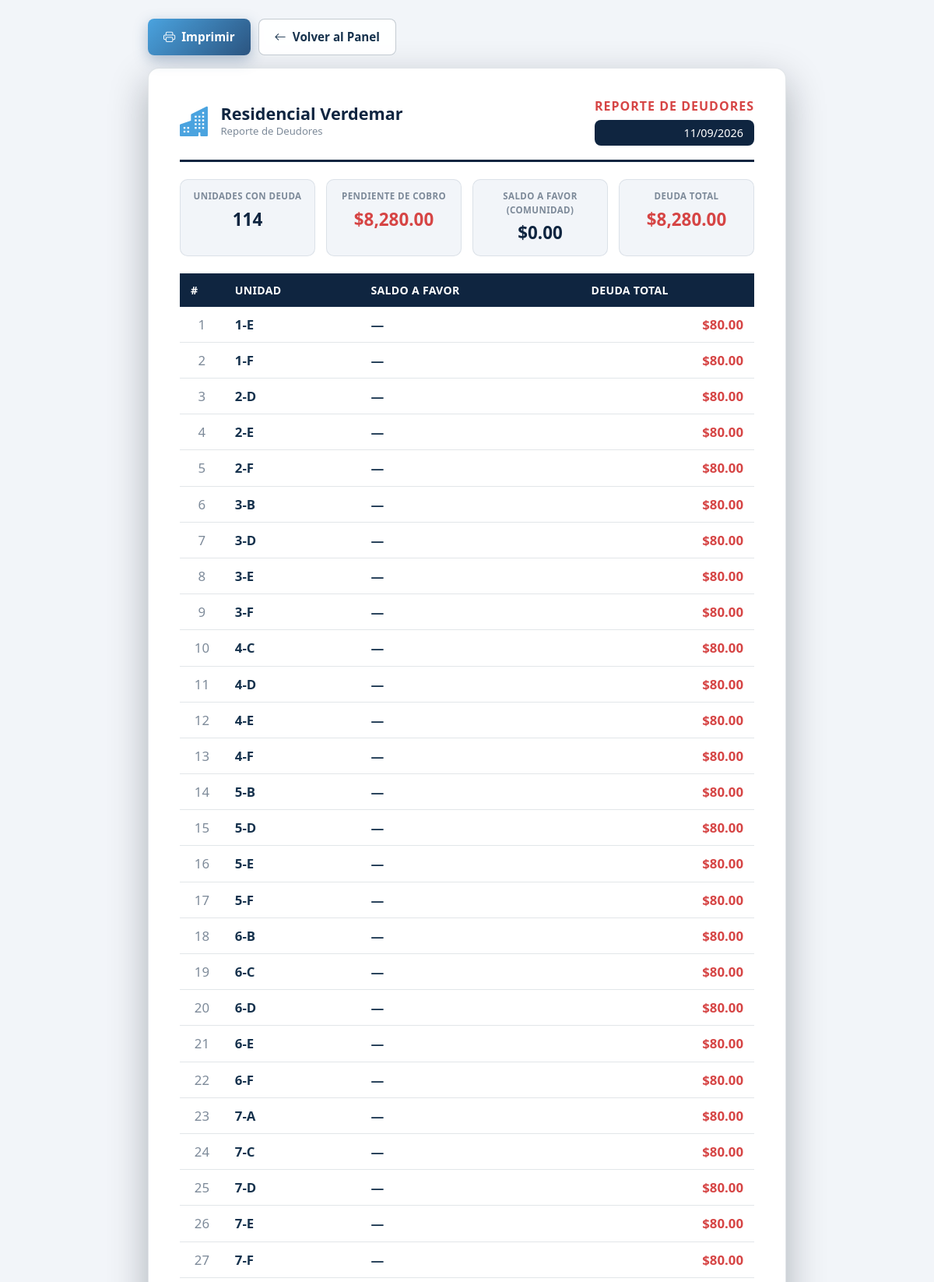
The app's page /Vista/reporte_deudores.php (signed in, upper part) with its own data.
### tables this page shows
CREATE TABLE `unidades` (
  `id` int(11) NOT NULL AUTO_INCREMENT,
  `torre` varchar(10) NOT NULL,
  `numero` varchar(10) NOT NULL,
  `tipo` enum('apartamento','penthouse','estacionamiento','local','deposito') NOT NULL DEFAULT 'apartamento',
  `estado` enum('activa','inactiva') NOT NULL DEFAULT 'activa',
  PRIMARY KEY (`id`),
  UNIQUE KEY `uq_torre_numero` (`torre`,`numero`)
);

### Modelo/auth.php (called while the page is built, shortened)
<?php
function tieneAccesoTotal() {
    $rol = $_SESSION['rol'] ?? '';
    return in_array($rol, ['admin', 'junta']);
}
function getUnidadesPermitidas($connect) {
    if (tieneAccesoTotal()) {
        return null;
    }
    $ids = [];
    return $ids;
}
function buildUnidadFilter($connect, $alias = 'u.id') {
    $ids = getUnidadesPermitidas($connect);
    if ($ids === null) {
        return ['', []];
    }
    $placeholders = implode(',', array_fill(0, count($ids), '?'));
    return [" AND $alias IN ($placeholders) ", $ids];
}
?>

### Controlador/reporte_deudores.php (called while the page is built, shortened)
<?php
include("../Modelo/conexiondb.php");
include("../Modelo/auth.php");
$es_gestor = tieneAccesoTotal();
$unidades_filtro = buildUnidadFilter($connect);
$where = ["1=1"];
$where_sql = " WHERE " . implode(' AND ', $where) . $unidades_filtro[0];
$sql = "SELECT u.id, u.torre, u.numero,
        (SELECT GROUP_CONCAT(DISTINCT CONCAT(p.nombre, '|', t.rol) SEPARATOR ';')
           FROM tenencia t JOIN personas p ON p.cedula = t.persona_cedula
           WHERE t.unidad_id = u.id AND t.estado = 'activo') AS ocupantes,
        COALESCE(SUM(CASE WHEN c.estado IN ('pendiente','vencida','parcial') THEN c.monto - c.monto_pagado ELSE 0 END), 0) AS deuda,
        COALESCE(SUM(CASE WHEN c.estado = 'vencida' THEN c.monto - c.monto_pagado ELSE 0 END), 0) AS deuda_vencida,
        COUNT(CASE WHEN c.estado IN ('pendiente','vencida','parcial') THEN 1 END) AS avisos_pendientes,
        COALESCE(s.saldo, 0) AS saldo_favor
        FROM unidades u
        LEFT JOIN cuotas_emitidas c ON c.unidad_id = u.id
        LEFT JOIN saldos s ON s.unidad_id = u.id
        $where_sql
        GROUP BY u.id, u.torre, u.numero, s.saldo
        HAVING COALESCE(SUM(CASE WHEN c.estado IN ('pendiente','vencida','parcial') THEN c.monto - c.monto_pagado ELSE 0 END), 0) - COALESCE(s.saldo, 0) > 0
        ORDER BY deuda DESC";
$stmt = $connect->prepare($sql);
$stmt->execute();
$deudores = $stmt->get_result()->fetch_all(MYSQLI_ASSOC);
$total_deuda = 0.0;
foreach ($deudores as $d) {
    $total_deuda += (float)$d['deuda'] - (float)$d['saldo_favor'];
}
if ($es_gestor) {
    $stmt = $connect->query(
        "SELECT COALESCE(SUM(monto), 0) AS emitido,
                COALESCE(SUM(monto_pagado), 0) AS pagado
         FROM cuotas_emitidas WHERE estado != 'condonada'"
    );
    $r = $stmt->fetch_assoc();
    $row_s = $connect->query("SELECT COALESCE(SUM(saldo), 0) AS sf FROM saldos")->fetch_assoc();
    $saldo_com_unidad = (float)($row_s['sf'] ?? 0);
    $resumen = [
        'emitido' => (float)$r['emitido'],
        'pagado'  => (float)$r['pagado'],
        'pendiente' => (float)$r['emitido'] - (float)$r['pagado'],
        'saldo_favor' => $saldo_com_unidad,
        'pendiente_neto' => round((float)$r['emitido'] - (float)$r['pagado'] - $saldo_com_unidad, 2)
    ];
}

### Vista/reporte_deudores.php (the view, shortened to what this page needs)
<?php
include("../Controlador/reporte_deudores.php");
?>
<!DOCTYPE html>
<html lang="es">
<head>
  <link rel="stylesheet" href="../Estilo/global.css">
  <link rel="stylesheet" href="../assets/css/bootstrap-icons.min.css">
  <link rel="stylesheet" href="../Estilo/reporte_deudores.css">
</head>
<body>
  <div class="toolbar no-print">
    <button class="btn btn-primary" onclick="abrirModal()"><i class="bi bi-printer"></i> Imprimir</button>
    <a href="index.php" class="btn btn-secondary"><i class="bi bi-arrow-left"></i> Volver al Panel</a>
  </div>
  <?php if ($es_gestor): ?>
  <div class="reporte-doc" id="reporte-doc">
    <header class="doc-header">
      <div class="brand">
        <i class="bi bi-buildings-fill"></i>
        <div>
          <h1>Residencial Verdemar</h1>
          <p>Reporte de Deudores</p>
        </div>
      </div>
      <div class="doc-num">
        <strong>REPORTE DE DEUDORES</strong>
        <span><?php echo date('d/m/Y'); ?></span>
      </div>
    </header>
    <div class="resumen-row" id="resumen-row">
      <div class="resumen-item">
        <span class="resumen-label">Unidades con deuda</span>
        <span class="resumen-value"><?php echo count($deudores); ?></span>
      </div>
      <?php if ($resumen): ?>
      <div class="resumen-item">
        <span class="resumen-label">Pendiente de cobro</span>
        <span class="resumen-value resumen-value--danger">$<?php echo number_format($resumen['pendiente'], 2); ?></span>
      </div>
      <div class="resumen-item">
        <span class="resumen-label">Saldo a favor (comunidad)</span>
        <span class="resumen-value resumen-value--ok">$<?php echo number_format($resumen['saldo_favor'], 2); ?></span>
      </div>
      <?php endif; ?>
      <div class="resumen-item">
        <span class="resumen-label">Deuda total</span>
        <span class="resumen-value resumen-value--danger">$<?php echo number_format($total_deuda, 2); ?></span>
      </div>
    </div>
    <?php if (!empty($deudores)): ?>
    <table class="doc-table doc-table--deudores" id="tabla-deudores">
      <thead>
        <tr>
          <th class="col-num">#</th>
          <th class="col-unidad">Unidad</th>
          <th class="col-unidad">Saldo a Favor</th>
          <th class="col-deuda">Deuda Total</th>
        </tr>
      </thead>
      <tbody>
        <?php $i = 1; foreach ($deudores as $d): ?>
        <tr>
          <td class="col-num"><?php echo $i++; ?></td>
          <td class="col-unidad"><strong><?php echo htmlspecialchars($d['numero']); ?></strong></td>
          <td class="col-unidad"><?php echo (float)$d['saldo_favor'] > 0 ? '$' . number_format((float)$d['saldo_favor'], 2) : '—'; ?></td>
          <td class="col-deuda">$<?php echo number_format((float)$d['deuda'] - (float)$d['saldo_favor'], 2); ?></td>
        </tr>
        <?php endforeach; ?>
      </tbody>
    </table>
    <?php endif; ?>
  </div>
  <?php endif; ?>
</body>
</html>

### Estilo/global.css (style rules this page uses)
:root { --navy-900: #0a1a2e; --navy-800: #0f2540; --navy-700: #16324d; --navy-600: #1d4163; --navy-500: #2b5480; --navy-400: #3d6d9e; --navy-300: #7396bd; --accent: #4aa3df; --accent-hover:#388fc7; --gold: #d4af37; --gold-suave: #f5ecd2; --blanco: #ffffff; --blanco-90: rgba(255, 255, 255, 0.90); --blanco-70: rgba(255, 255, 255, 0.70); --humo: #f2f5f9; --gris-100: #eef1f5; --gris-200: #dfe4ea; --gris-400: #aab4bf; --gris-500: #7d8a99; --gris-600: #5b6673; --gris-700: #3a434d; --verde: #2e9e6b; --verde-hover: #258457; --verde-suave: #e3f4ec; --rojo: #d64545; --rojo-hover: #b93a3a; --rojo-suave: #fbe9e8; --amarillo: #c9971c; --amarillo-suave:#faf1d8; --sombra-sm: 0 2px 8px rgba(6, 16, 30, 0.10); --sombra: 0 8px 24px rgba(6, 16, 30, 0.14); --sombra-lg: 0 18px 50px rgba(6, 16, 30, 0.30); --radio: 12px; --radio-lg: 18px; }
* { margin: 0; padding: 0; box-sizing: border-box; }
html { -webkit-text-size-adjust: 100%; }
body { font-family: 'Segoe UI', 'Inter', Tahoma, Geneva, Verdana, sans-serif; background-color: var(--navy-900); background-image: linear-gradient(180deg, rgba(10, 26, 46, 0.88) 0%, rgba(10, 26, 46, 0.80) 45%, rgba(7, 18, 33, 0.94) 100%), url("../assets/img/fondo.jpg"); background-size: cover; background-position: center; background-repeat: no-repeat; background-attachment: fixed; color: var(--gris-700); min-height: 100vh; padding: clamp(12px, 2.2vw, 28px); line-height: 1.5; font-size: 15px; }
h1, h2, h3, h4 { color: var(--navy-800); font-weight: 700; line-height: 1.25; }
a { color: var(--accent); text-decoration: none; transition: color 0.15s ease; }
.btn { display: inline-flex; align-items: center; justify-content: center; gap: 8px; padding: 11px 20px; border: none; border-radius: 8px; font-size: 0.95rem; font-weight: 600; font-family: inherit; cursor: pointer; text-decoration: none; transition: transform 0.12s ease, box-shadow 0.15s ease, background-color 0.15s ease; }
.btn-primary { background: linear-gradient(135deg, var(--accent) 0%, var(--navy-500) 100%); color: #fff; box-shadow: 0 6px 18px rgba(43, 84, 128, 0.35); }
.btn-secondary { background: rgba(255, 255, 255, 0.92); color: var(--navy-700); border: 1px solid rgba(22, 50, 77, 0.25); }

### Estilo/reporte_deudores.css (style rules this page uses)
body { background: var(--humo); font-family: 'Segoe UI', 'Inter', Tahoma, sans-serif; color: var(--gris-700); padding: 24px; }
.toolbar { max-width: 820px; margin: 0 auto 16px; display: flex; gap: 10px; }
.reporte-doc { max-width: 820px; margin: 0 auto; background: #fff; border-radius: 14px; padding: 36px 40px; box-shadow: var(--sombra-lg); border: 1px solid rgba(22, 50, 77, 0.12); }
.doc-header { display: flex; justify-content: space-between; align-items: center; border-bottom: 3px solid var(--navy-800); padding-bottom: 18px; margin-bottom: 22px; gap: 16px; flex-wrap: wrap; }
.brand { display: flex; align-items: center; gap: 14px; }
.brand i { font-size: 2.4rem; color: var(--accent); }
.brand h1 { font-size: 1.35rem; color: var(--navy-800); margin: 0; }
.brand p { color: var(--gris-500); font-size: 0.82rem; margin: 0; }
.doc-num { text-align: right; }
.doc-num strong { display: block; color: var(--rojo); font-size: 1rem; letter-spacing: 1px; }
.doc-num span { display: block; background: var(--navy-800); color: #fff; padding: 6px 14px; border-radius: 8px; margin-top: 6px; font-size: 0.9rem; }
.resumen-row { display: flex; gap: 14px; margin-bottom: 22px; }
.resumen-item { flex: 1; background: var(--humo); border: 1px solid rgba(22, 50, 77, 0.1); border-radius: 10px; padding: 12px 16px; text-align: center; }
.resumen-label { display: block; font-size: 0.72rem; text-transform: uppercase; letter-spacing: 0.4px; color: var(--gris-500); font-weight: 600; margin-bottom: 4px; }
.resumen-value { display: block; font-size: 1.4rem; font-weight: 700; color: var(--navy-800); }
.resumen-value--danger { color: var(--rojo); }
.doc-table--deudores { width: 100%; border-collapse: collapse; margin-bottom: 22px; }
.doc-table--deudores th { background: var(--navy-800); color: #fff; text-align: left; padding: 11px 14px; font-size: 0.88rem; text-transform: uppercase; letter-spacing: 0.3px; }
.doc-table--deudores td { padding: 10px 14px; border-bottom: 1px solid rgba(22, 50, 77, 0.12); font-size: 1.05rem; }
.col-num { width: 50px; text-align: center; color: var(--gris-500); }
.col-unidad { font-weight: 600; color: var(--navy-700); }
.col-deuda { text-align: right; font-weight: 700; color: var(--rojo); white-space: nowrap; }

### records on screen
unidades: numero "1-E", saldo_favor "80.00"
unidades: numero "1-F", saldo_favor "80.00"
unidades: numero "2-D", saldo_favor "80.00"
unidades: numero "2-E", saldo_favor "80.00"
unidades: numero "2-F", saldo_favor "80.00"
unidades: numero "3-B", saldo_favor "80.00"
unidades: numero "3-D", saldo_favor "80.00"
unidades: numero "3-E", saldo_favor "80.00"
unidades: numero "3-F", saldo_favor "80.00"
unidades: numero "4-C", saldo_favor "80.00"
unidades: numero "4-D", saldo_favor "80.00"
unidades: numero "4-E", saldo_favor "80.00"
unidades: numero "4-F", saldo_favor "80.00"
unidades: numero "5-B", saldo_favor "80.00"
unidades: numero "5-D", saldo_favor "80.00"
unidades: numero "5-E", saldo_favor "80.00"
unidades: numero "5-F", saldo_favor "80.00"
unidades: numero "6-B", saldo_favor "80.00"
unidades: numero "6-C", saldo_favor "80.00"
unidades: numero "6-D", saldo_favor "80.00"
unidades: numero "6-E", saldo_favor "80.00"
unidades: numero "6-F", saldo_favor "80.00"
unidades: numero "7-A", saldo_favor "80.00"
unidades: numero "7-C", saldo_favor "80.00"
unidades: numero "7-D", saldo_favor "80.00"
unidades: numero "7-E", saldo_favor "80.00"
unidades: numero "7-F", saldo_favor "80.00"

### other values on screen
count($deudores) "114"
$resumen['pendiente'] "8,280.00"
$resumen['saldo_favor'] "0.00"
$total_deuda "8,280.00"
